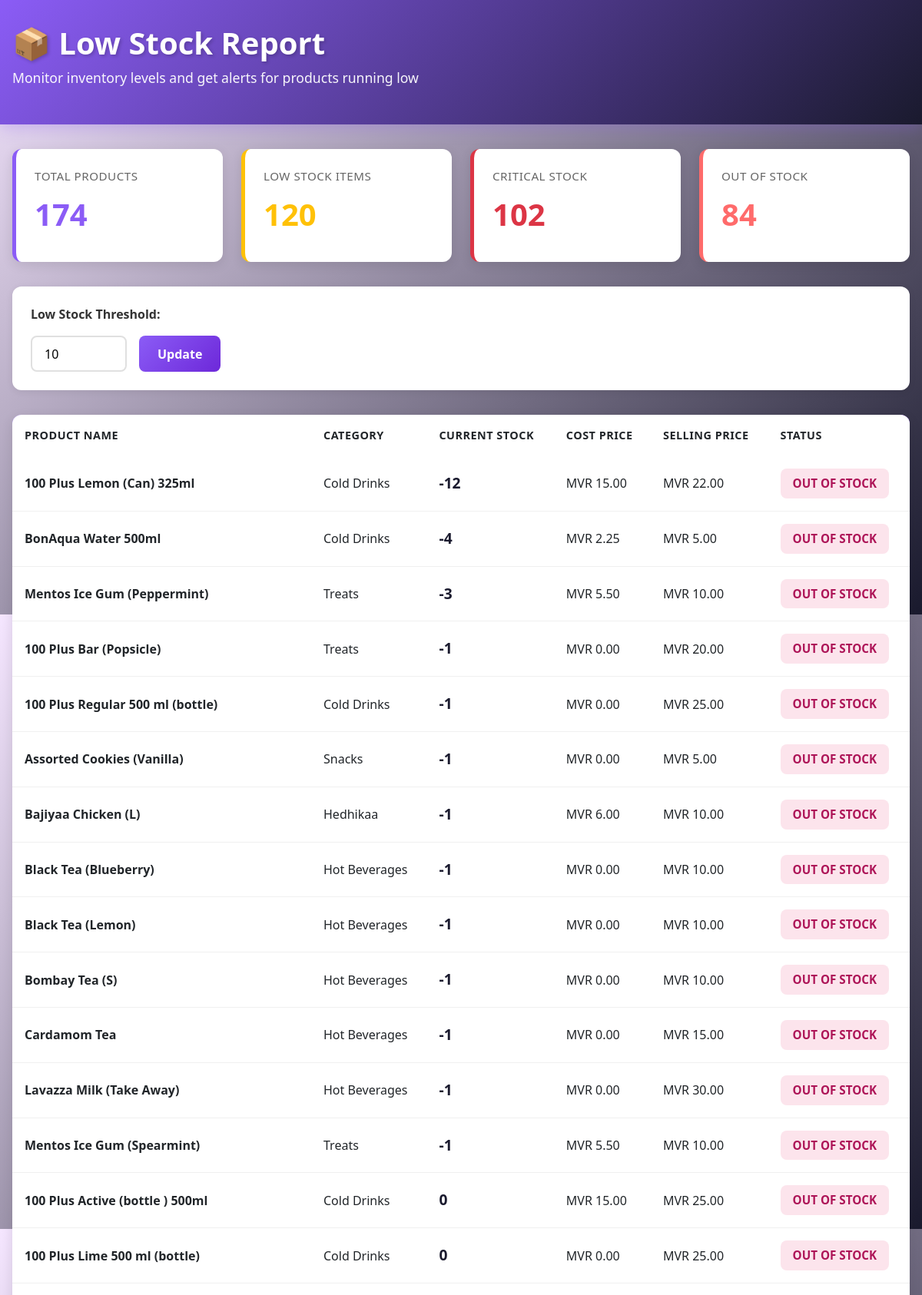
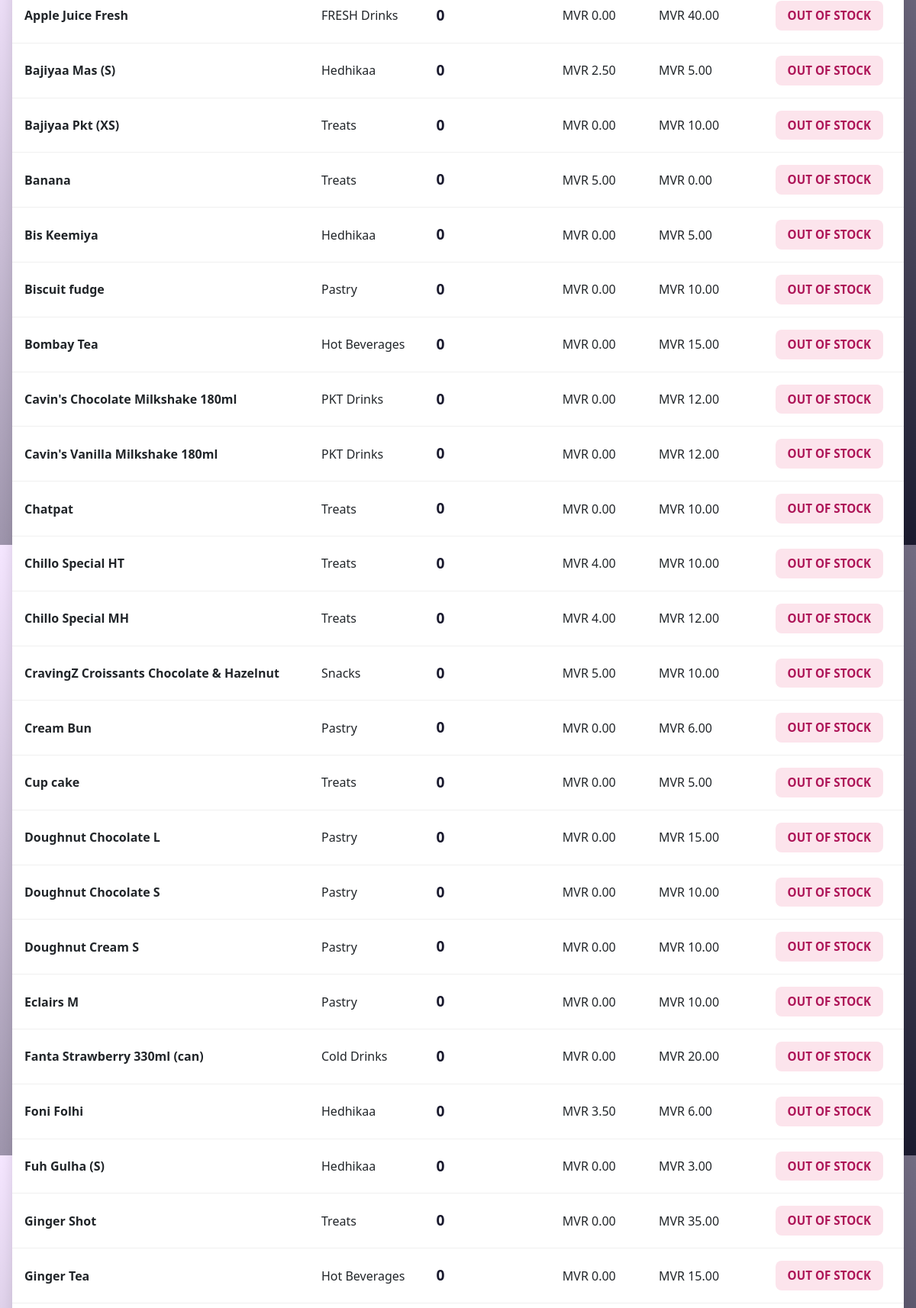
The page /stock/low/ (signed in, upper part) on the database its author committed (2 pictures, top to bottom).
### core/models.py (models this page shows, shortened)
class Product(models.Model):
    outlet = models.ForeignKey(Outlet, on_delete=models.CASCADE, related_name='products', null=True)
    name = models.CharField(max_length=200)
    sku = models.CharField(max_length=50, null=True, blank=True)
    category = models.CharField(max_length=100, blank=True, null=True)
    cost_price = models.DecimalField(max_digits=10, decimal_places=2, default=0.00)
    selling_price = models.DecimalField(max_digits=10, decimal_places=2)
    current_stock_level = models.IntegerField(default=0)
    is_favorite = models.BooleanField(default=False)
    image = models.ImageField(upload_to='products/', blank=True, null=True)

### core/views.py (the view)
# urls.py: path('stock/low/', views.low_stock_report, name='low_stock_report'),
@login_required
def low_stock_report(request):
    outlet = get_user_outlet(request.user)
    threshold = int(request.GET.get('threshold', 10))
    low_stock_products = Product.objects.filter(
        outlet=outlet,
        current_stock_level__lt=threshold
    ).order_by('current_stock_level')
    recent_logs = InventoryLog.objects.filter(
        outlet=outlet,
        product__in=low_stock_products
    ).order_by('-created_at')[:20]
    stats = {
        'total_products': Product.objects.filter(outlet=outlet).count(),
        'low_stock_count': low_stock_products.count(),
        'critical_stock': Product.objects.filter(outlet=outlet, current_stock_level__lt=5).count(),
        'out_of_stock': Product.objects.filter(outlet=outlet, current_stock_level__lte=0).count(),
    }
    return render(request, 'core/low_stock_report.html', {
        'low_stock_products': low_stock_products,
        'recent_logs': recent_logs,
        'stats': stats,
        'threshold': threshold,
        'outlet': outlet
    })

### core/views.py (called while the page is built)
def get_user_outlet(user):
    try:
        return user.employee.outlet
    except:
        return Outlet.objects.first()

### core/templates/core/low_stock_report.html (shortened to what this page needs)
{% load static %}
<!DOCTYPE html>
<html lang="en">
<head>
    <link href="https://cdn.jsdelivr.net/npm/bootstrap@5.3.0/dist/css/bootstrap.min.css" rel="stylesheet">
</head>
<body>
    <div class="header">
        <div class="container">
            <h1>📦 Low Stock Report</h1>
            <p>Monitor inventory levels and get alerts for products running low</p>
        </div>
    </div>
    <div class="container">
        <div class="stats-container">
            <div class="stat-card">
                <div class="stat-label">Total Products</div>
                <div class="stat-number">{{ stats.total_products }}</div>
            </div>
            <div class="stat-card warning">
                <div class="stat-label">Low Stock Items</div>
                <div class="stat-number" style="color: #ffc107;">{{ stats.low_stock_count }}</div>
            </div>
            <div class="stat-card critical">
                <div class="stat-label">Critical Stock</div>
                <div class="stat-number" style="color: #dc3545;">{{ stats.critical_stock }}</div>
            </div>
            <div class="stat-card danger">
                <div class="stat-label">Out of Stock</div>
                <div class="stat-number" style="color: #ff6b6b;">{{ stats.out_of_stock }}</div>
            </div>
        </div>
        <div class="filter-bar">
            <label>Low Stock Threshold:</label>
            <form method="GET" style="display: flex; gap: 1rem; width: 100%;">
                <input type="number" name="threshold" value="{{ threshold }}" min="1" max="100">
                <button type="submit">Update</button>
            </form>
        </div>
        <div class="product-table">
            {% if low_stock_products %}
                <table class="table table-hover">
                    <thead>
                        <tr>
                            <th>Product Name</th>
                            <th>Category</th>
                            <th>Current Stock</th>
                            <th>Cost Price</th>
                            <th>Selling Price</th>
                            <th>Status</th>
                        </tr>
                    </thead>
                    <tbody>
                        {% for product in low_stock_products %}
                            <tr>
                                <td><strong>{{ product.name }}</strong></td>
                                <td>{{ product.category|default:"Uncategorized" }}</td>
                                <td>
                                    <strong style="font-size: 1.2rem; color: #1a1a2e;">{{ product.current_stock_level }}</strong>
                                </td>
                                <td>{{ product.outlet.primary_currency|default:"MVR" }} {{ product.cost_price }}</td>
                                <td>{{ product.outlet.primary_currency|default:"MVR" }} {{ product.selling_price }}</td>
                                <td>
                                    {% if product.current_stock_level <= 0 %}
                                        <span class="stock-badge stock-empty">OUT OF STOCK</span>
                                    {% elif product.current_stock_level < 5 %}
                                        <span class="stock-badge stock-critical">CRITICAL</span>
                                    {% else %}
                                        <span class="stock-badge stock-low">LOW STOCK</span>
                                    {% endif %}
                                </td>
                            </tr>
                        {% endfor %}
                    </tbody>
                </table>
            {% else %}
                <div class="empty-state">
                    <h4>✓ No Low Stock Items</h4>
                    <p>All products are stocked above the threshold of {{ threshold }} units</p>
                </div>
            {% endif %}
        </div>
    </div>
</body>
</html>

### core/templates/core/low_stock_report.html (style rules this page uses)
* { margin: 0; padding: 0; box-sizing: border-box; }
body { background: linear-gradient(135deg, #f5e6ff 0%, #1a1a2e 100%); min-height: 100vh; font-family: 'Segoe UI', Tahoma, Geneva, Verdana, sans-serif; color: #333; }
.header { background: linear-gradient(135deg, #8b5cf6 0%, #1a1a2e 100%); color: white; padding: 2rem 0; box-shadow: 0 4px 20px rgba(139, 92, 246, 0.3); margin-bottom: 2rem; }
.header h1 { font-size: 2.5rem; font-weight: 700; margin-bottom: 0.5rem; text-shadow: 2px 2px 4px rgba(0, 0, 0, 0.2); }
.header p { font-size: 1.1rem; opacity: 0.95; }
.stats-container { display: grid; grid-template-columns: repeat(auto-fit, minmax(220px, 1fr)); gap: 1.5rem; margin-bottom: 2rem; }
.stat-card { background: white; border-radius: 12px; padding: 1.5rem; box-shadow: 0 4px 15px rgba(0, 0, 0, 0.1); border-left: 5px solid #8b5cf6; transition: transform 0.3s ease, box-shadow 0.3s ease; }
.stat-card.critical { border-left-color: #dc3545; }
.stat-card.warning { border-left-color: #ffc107; }
.stat-card.danger { border-left-color: #ff6b6b; }
.stat-number { font-size: 2.5rem; font-weight: 700; color: #8b5cf6; margin: 0.5rem 0; }
.stat-label { font-size: 0.95rem; color: #666; text-transform: uppercase; letter-spacing: 0.5px; }
.container { max-width: 1200px; padding: 0 1rem; }
.filter-bar { background: white; border-radius: 12px; padding: 1.5rem; margin-bottom: 2rem; box-shadow: 0 2px 10px rgba(0, 0, 0, 0.08); display: flex; gap: 1rem; align-items: center; flex-wrap: wrap; }
.filter-bar label { font-weight: 600; color: #333; margin: 0; }
.filter-bar input { padding: 0.6rem 1rem; border: 2px solid #e0e0e0; border-radius: 8px; font-size: 1rem; transition: border-color 0.3s ease; }
.filter-bar button { padding: 0.6rem 1.5rem; background: linear-gradient(135deg, #8b5cf6 0%, #6d28d9 100%); color: white; border: none; border-radius: 8px; font-weight: 600; cursor: pointer; transition: all 0.3s ease; }
.product-table { background: white; border-radius: 12px; overflow: hidden; box-shadow: 0 4px 15px rgba(0, 0, 0, 0.1); margin-bottom: 2rem; }
.table { margin: 0; }
.table thead { background: linear-gradient(135deg, #8b5cf6 0%, #6d28d9 100%); color: white; }
.table thead th { padding: 1rem; font-weight: 600; border: none; text-transform: uppercase; font-size: 0.9rem; letter-spacing: 0.5px; }
.table tbody tr { border-bottom: 1px solid #f0f0f0; transition: background-color 0.2s ease; }
.table tbody td { padding: 1rem; vertical-align: middle; }
.stock-badge { padding: 0.5rem 1rem; border-radius: 8px; font-weight: 600; font-size: 0.95rem; display: inline-block; }
.stock-empty { background-color: #fce4ec; color: #ad1457; }

### rows shown on the page
Product: name "100 Plus Lemon (Can) 325ml", category "Cold Drinks", current_stock_level "-12", outlet.primary_currency "MVR", cost_price "15.00", selling_price "22.00", shows "OUT OF STOCK"
Product: name "BonAqua Water 500ml", category "Cold Drinks", current_stock_level "-4", outlet.primary_currency "MVR", cost_price "2.25", selling_price "5.00", shows "OUT OF STOCK"
Product: name "Mentos Ice Gum (Peppermint)", category "Treats", current_stock_level "-3", outlet.primary_currency "MVR", cost_price "5.50", selling_price "10.00", shows "OUT OF STOCK"
Product: name "100 Plus Bar (Popsicle)", category "Treats", current_stock_level "-1", outlet.primary_currency "MVR", cost_price "0.00", selling_price "20.00", shows "OUT OF STOCK"
Product: name "100 Plus Regular 500 ml (bottle)", category "Cold Drinks", current_stock_level "-1", outlet.primary_currency "MVR", cost_price "0.00", selling_price "25.00", shows "OUT OF STOCK"
Product: name "Assorted Cookies (Vanilla)", category "Snacks", current_stock_level "-1", outlet.primary_currency "MVR", cost_price "0.00", selling_price "5.00", shows "OUT OF STOCK"
Product: name "Bajiyaa Chicken (L)", category "Hedhikaa", current_stock_level "-1", outlet.primary_currency "MVR", cost_price "6.00", selling_price "10.00", shows "OUT OF STOCK"
Product: name "Black Tea (Blueberry)", category "Hot Beverages", current_stock_level "-1", outlet.primary_currency "MVR", cost_price "0.00", selling_price "10.00", shows "OUT OF STOCK"
Product: name "Black Tea (Lemon)", category "Hot Beverages", current_stock_level "-1", outlet.primary_currency "MVR", cost_price "0.00", selling_price "10.00", shows "OUT OF STOCK"
Product: name "Bombay Tea (S)", category "Hot Beverages", current_stock_level "-1", outlet.primary_currency "MVR", cost_price "0.00", selling_price "10.00", shows "OUT OF STOCK"
Product: name "Cardamom Tea", category "Hot Beverages", current_stock_level "-1", outlet.primary_currency "MVR", cost_price "0.00", selling_price "15.00", shows "OUT OF STOCK"
Product: name "Lavazza Milk (Take Away)", category "Hot Beverages", current_stock_level "-1", outlet.primary_currency "MVR", cost_price "0.00", selling_price "30.00", shows "OUT OF STOCK"
Product: name "Mentos Ice Gum (Spearmint)", category "Treats", current_stock_level "-1", outlet.primary_currency "MVR", cost_price "5.50", selling_price "10.00", shows "OUT OF STOCK"
Product: name "100 Plus Active (bottle ) 500ml", category "Cold Drinks", current_stock_level "0", outlet.primary_currency "MVR", cost_price "15.00", selling_price "25.00", shows "OUT OF STOCK"
Product: name "100 Plus Lime 500 ml (bottle)", category "Cold Drinks", current_stock_level "0", outlet.primary_currency "MVR", cost_price "0.00", selling_price "25.00", shows "OUT OF STOCK"
Product: name "Apple Juice Fresh", category "FRESH Drinks", current_stock_level "0", outlet.primary_currency "MVR", cost_price "0.00", selling_price "40.00", shows "OUT OF STOCK"
Product: name "Bajiyaa Mas (S)", category "Hedhikaa", current_stock_level "0", outlet.primary_currency "MVR", cost_price "2.50", selling_price "5.00", shows "OUT OF STOCK"
Product: name "Bajiyaa Pkt (XS)", category "Treats", current_stock_level "0", outlet.primary_currency "MVR", cost_price "0.00", selling_price "10.00", shows "OUT OF STOCK"
Product: name "Banana", category "Treats", current_stock_level "0", outlet.primary_currency "MVR", cost_price "5.00", selling_price "0.00", shows "OUT OF STOCK"
Product: name "Bis Keemiya", category "Hedhikaa", current_stock_level "0", outlet.primary_currency "MVR", cost_price "0.00", selling_price "5.00", shows "OUT OF STOCK"
Product: name "Biscuit fudge", category "Pastry", current_stock_level "0", outlet.primary_currency "MVR", cost_price "0.00", selling_price "10.00", shows "OUT OF STOCK"
Product: name "Bombay Tea", category "Hot Beverages", current_stock_level "0", outlet.primary_currency "MVR", cost_price "0.00", selling_price "15.00", shows "OUT OF STOCK"
Product: name "Cavin's Chocolate Milkshake 180ml", category "PKT Drinks", current_stock_level "0", outlet.primary_currency "MVR", cost_price "0.00", selling_price "12.00", shows "OUT OF STOCK"
Product: name "Cavin's Vanilla Milkshake 180ml", category "PKT Drinks", current_stock_level "0", outlet.primary_currency "MVR", cost_price "0.00", selling_price "12.00", shows "OUT OF STOCK"
Product: name "Chatpat", category "Treats", current_stock_level "0", outlet.primary_currency "MVR", cost_price "0.00", selling_price "10.00", shows "OUT OF STOCK"
Product: name "Chillo Special HT", category "Treats", current_stock_level "0", outlet.primary_currency "MVR", cost_price "4.00", selling_price "10.00", shows "OUT OF STOCK"
Product: name "Chillo Special MH", category "Treats", current_stock_level "0", outlet.primary_currency "MVR", cost_price "4.00", selling_price "12.00", shows "OUT OF STOCK"
Product: name "CravingZ Croissants Chocolate & Hazelnut", category "Snacks", current_stock_level "0", outlet.primary_currency "MVR", cost_price "5.00", selling_price "10.00", shows "OUT OF STOCK"
Product: name "Cream Bun", category "Pastry", current_stock_level "0", outlet.primary_currency "MVR", cost_price "0.00", selling_price "6.00", shows "OUT OF STOCK"
Product: name "Cup cake", category "Treats", current_stock_level "0", outlet.primary_currency "MVR", cost_price "0.00", selling_price "5.00", shows "OUT OF STOCK"
Product: name "Doughnut Chocolate L", category "Pastry", current_stock_level "0", outlet.primary_currency "MVR", cost_price "0.00", selling_price "15.00", shows "OUT OF STOCK"
Product: name "Doughnut Chocolate S", category "Pastry", current_stock_level "0", outlet.primary_currency "MVR", cost_price "0.00", selling_price "10.00", shows "OUT OF STOCK"
Product: name "Doughnut Cream S", category "Pastry", current_stock_level "0", outlet.primary_currency "MVR", cost_price "0.00", selling_price "10.00", shows "OUT OF STOCK"
Product: name "Eclairs M", category "Pastry", current_stock_level "0", outlet.primary_currency "MVR", cost_price "0.00", selling_price "10.00", shows "OUT OF STOCK"
Product: name "Fanta Strawberry 330ml (can)", category "Cold Drinks", current_stock_level "0", outlet.primary_currency "MVR", cost_price "0.00", selling_price "20.00", shows "OUT OF STOCK"
Product: name "Foni Folhi", category "Hedhikaa", current_stock_level "0", outlet.primary_currency "MVR", cost_price "3.50", selling_price "6.00", shows "OUT OF STOCK"
Product: name "Fuh Gulha (S)", category "Hedhikaa", current_stock_level "0", outlet.primary_currency "MVR", cost_price "0.00", selling_price "3.00", shows "OUT OF STOCK"
Product: name "Ginger Shot", category "Treats", current_stock_level "0", outlet.primary_currency "MVR", cost_price "0.00", selling_price "35.00", shows "OUT OF STOCK"
Product: name "Ginger Tea", category "Hot Beverages", current_stock_level "0", outlet.primary_currency "MVR", cost_price "0.00", selling_price "15.00", shows "OUT OF STOCK"

### other values the page prints
{{ stats.total_products }} "174"
{{ stats.low_stock_count }} "120"
{{ stats.critical_stock }} "102"
{{ stats.out_of_stock }} "84"
